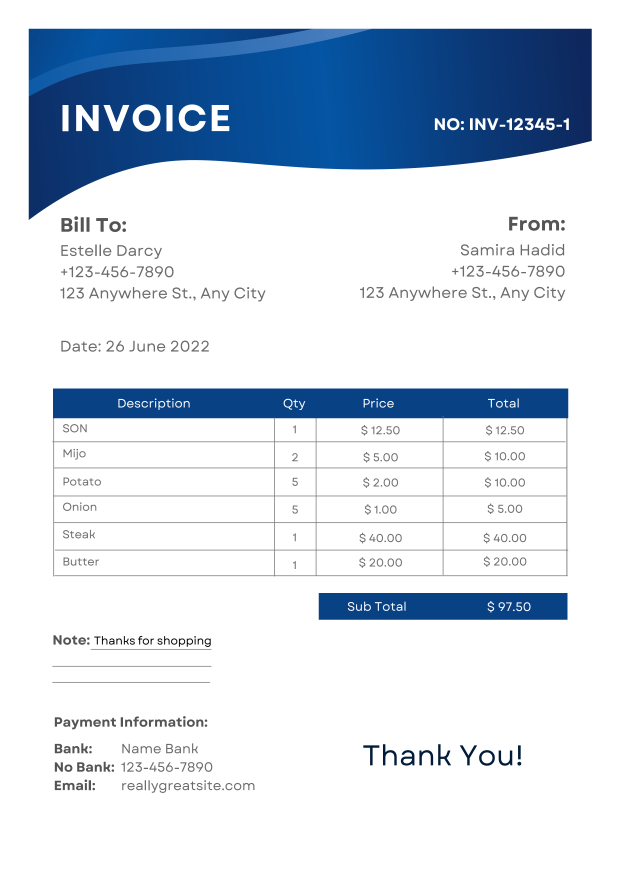
#> input picture OpticNerve-Project4/data/invoice1.png, 2482 x 3508 px (shown at 1/4 size); its folder holds 6 pictures in this run
$ python preprocessor.py
#> lines starting #> are read from the running program, lines starting #| are printed output that depends on the picture; after the words box and inside, x2 and y2 are one past the last pixel; in counts of white or black regions, pixels touching at a corner belong together
import cv2
from pathlib import Path

BASE_DIR = Path(__file__).resolve().parent.parent
OUTPUT_DIR = BASE_DIR / "outputs"
OUTPUT_DIR.mkdir(exist_ok=True)

def load_image(filename: str):
#> called with filename = 'invoice1.png'
    image_path = BASE_DIR/"data"/filename
    img = cv2.imread(str(image_path))
#> img is the input picture: shape (3508, 2482, 3); mean B, G, R 230.3, 218.3, 208.1

    if img is None:
        print("No image found on the path")
        return None

    return img


#processing the image before feeding to the OCR
def preprocess_image(img,filename):
#> called with filename = 'invoice1.png'
    grayImg = cv2.cvtColor(img,cv2.COLOR_BGR2GRAY) #Turning the 3d image into a 2d black and white image
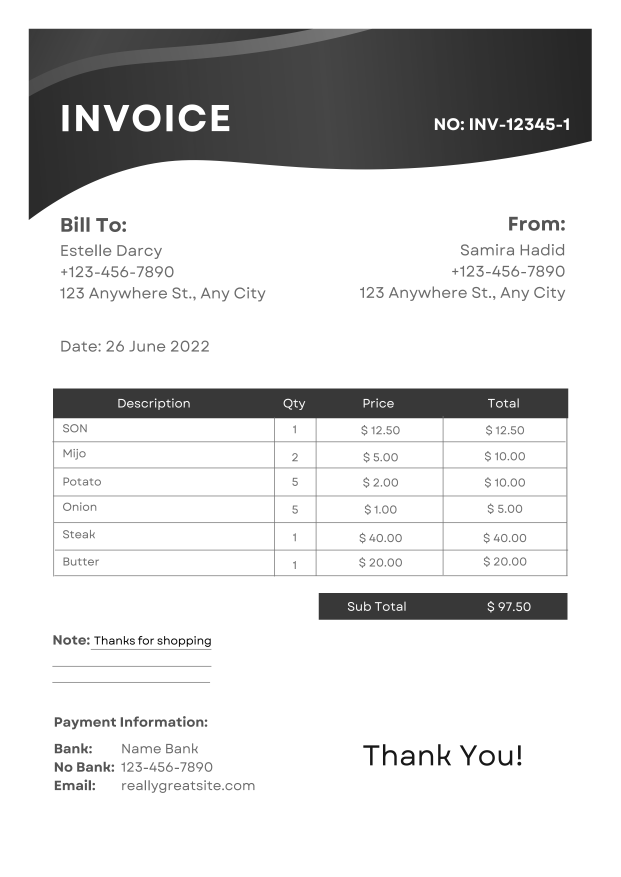
#> grayImg: shape (3508, 2482) (shown at 1/4 size); min 0, max 255, mean 216.6
    gauss = cv2.GaussianBlur(grayImg,(5,5),0) #Remove the dust and smoothen out the image
    #Otsu's Thresholding that forces any image to pick a side either black or white
    #based on a certain cutoff threshold(88 here)
    cutoff,bin_img = cv2.threshold(gauss,0,255,cv2.THRESH_BINARY + cv2.THRESH_OTSU)
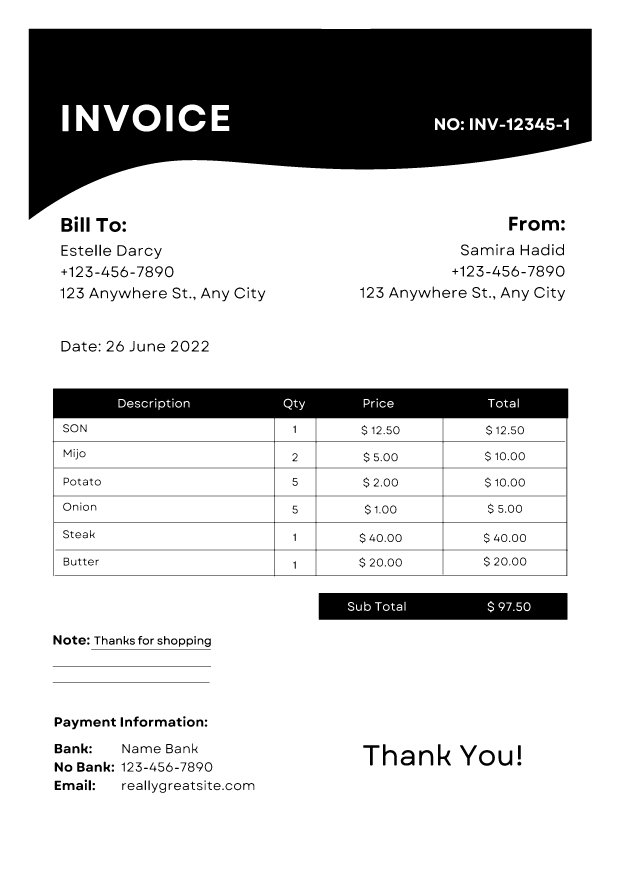
#> bin_img: shape (3508, 2482) (shown at 1/4 size); 80.5% white; 373 black regions (9 under 20 px), largest, box (x1, y1, x2, y2) and area: (115, 115, 2367, 879) 1200654, (210, 1554, 2273, 2305) 268291, (1275, 2372, 2270, 2479) 101275
#> cutoff = 158
    #saving the binary image to outputs folder
    save_path = OUTPUT_DIR / f"preprocessed_{filename}"
    cv2.imwrite(str(save_path),bin_img)

    return cutoff,bin_img

if __name__ == "__main__":
    for name in ["invoice1.png","invoice2.png"]:
        img = load_image(name)
        cutoff,bin_img = preprocess_image(img,name)
#> cutoff = 158

        print(img.shape) #gives height,width and channels(colors)
#| (3508, 2482, 3)
        print(img.size) #gives the number of data points
#| 26120568
        print(img[0,0])
#| [255 255 255]
#> pass 2 of the loop `for name in ["invoice1.png","invoice2.png"]:`:
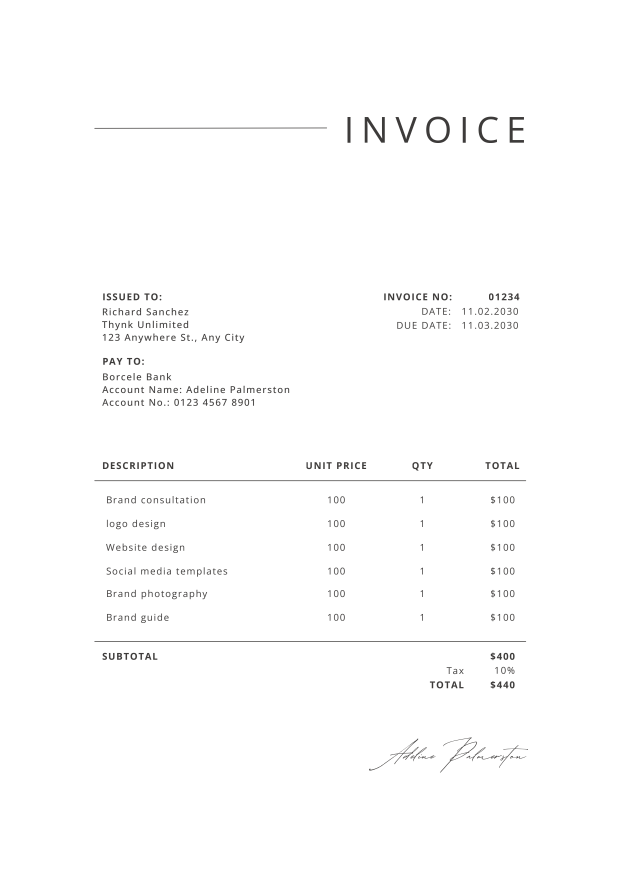
#> input picture OpticNerve-Project4/data/invoice2.png, 2482 x 3508 px (shown at 1/4 size)
#> in load_image, img is the input picture: shape (3508, 2482, 3); mean B, G, R 252.7, 252.7, 252.7
#> in preprocess_image (call 2), `cutoff,bin_img = cv2.threshold(gauss,0,255,cv2.THRESH_BINARY + cv2.THR..`:
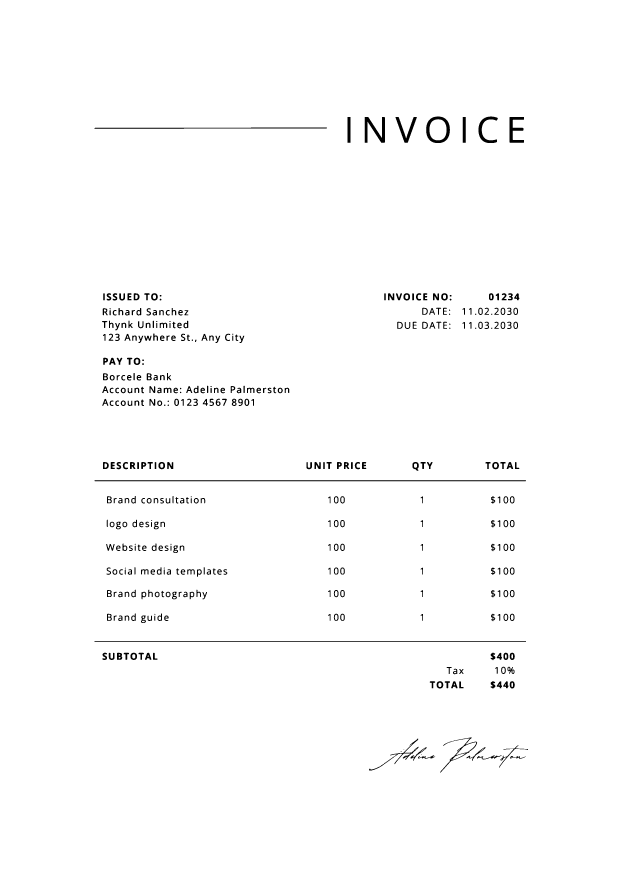
#> bin_img: shape (3508, 2482) (shown at 1/4 size); 98.6% white; 406 black regions (18 under 20 px), largest, box (x1, y1, x2, y2) and area: (378, 1921, 2104, 1925) 6900, (378, 2565, 2104, 2568) 5178, (1459, 468, 1540, 571) 3667
#> in preprocess_image (call 2), `cutoff,bin_img = cv2.threshold(gauss,0,255,cv2.THRESH_BINARY + cv2.THR..`: cutoff = 184
#| (3508, 2482, 3)
#| 26120568
#| [255 255 255]
